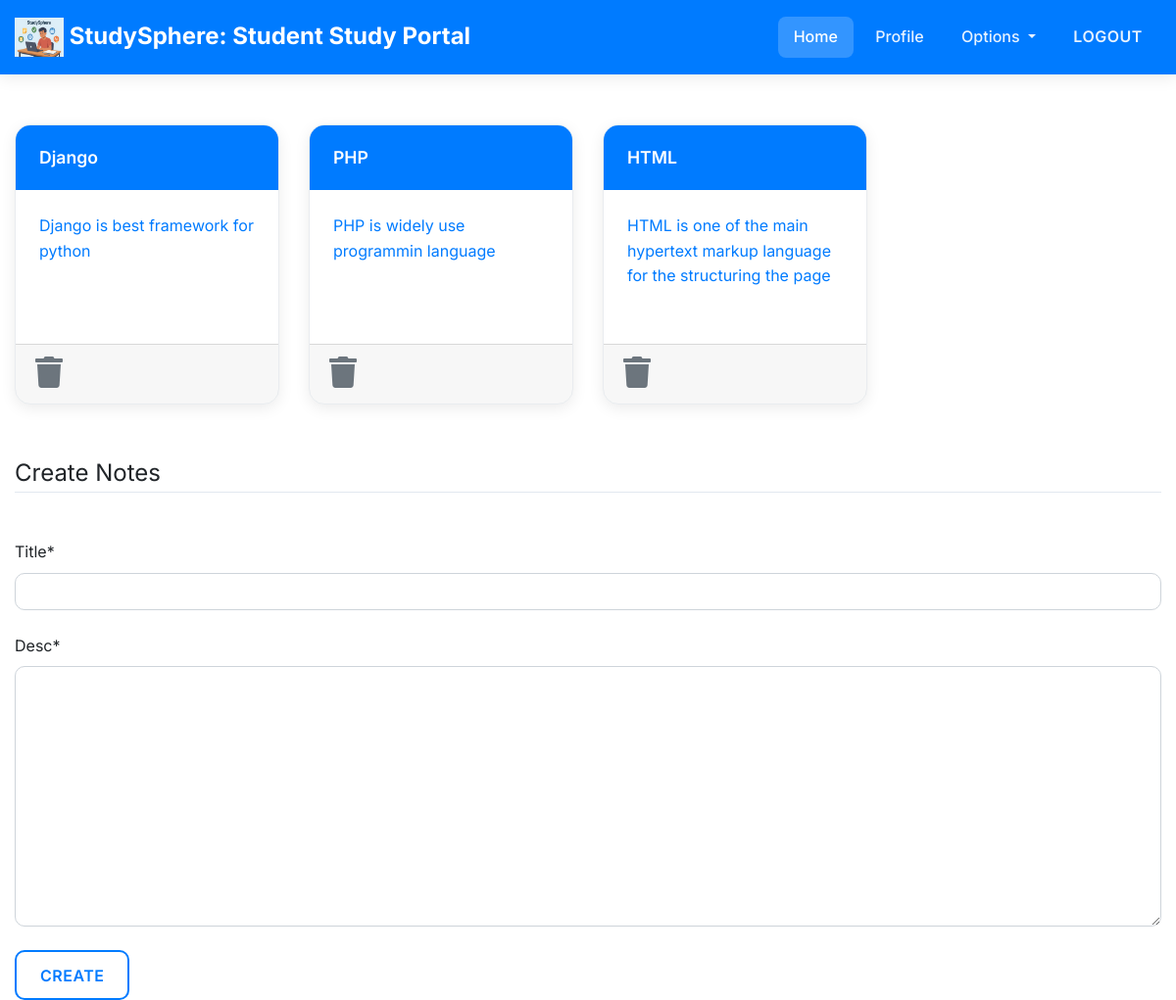
Screenshot of /notes/ (signed in) with the database file from the repository.
### dashboard/models.py (models this page shows, shortened)
class Notes(models.Model):
    user = models.ForeignKey(User,on_delete=models.CASCADE)
    title = models.CharField(max_length=200)
    desc = models.TextField()
    class Meta:
        verbose_name = "notes"
        verbose_name_plural = "notes"

### dashboard/views.py (the view)
# urls.py: path('notes/',views.notes,name='notes'),
@login_required
def notes(request):
    if request.method == 'POST':
        form = NotesForm(request.POST)
        if form.is_valid():
            notes = Notes(user=request.user,title=request.POST['title'],desc=request.POST['desc'])
            notes.save()
        messages.success(request,f"Notes Save By {request.user.username} Successfully")
    else:
        form = NotesForm()
    notes = Notes.objects.filter(user=request.user)
    context = {'notes':notes,'form':form}
    return render(request,'dashboard/notes.html',context)

### dashboard/forms.py
class NotesForm(forms.ModelForm):
    class Meta:
        model = Notes
        fields = ['title','desc']

### cgi.py (called while the page is built, shortened)
def parse_header(value):
    if not value:
        return '', {}

### dashboard/templates/dashboard/notes.html (shortened to what this page needs)
{% extends 'dashboard/base.html' %}
{% load static %}
{% load crispy_forms_tags %}
{% block content %}
<div class="container">
    <div class="row">
        {% for note in notes %}
        <div class="col-md-3">
            <a href="{% url 'notedetail' note.id %}">
                <div class="card">
                    <div class="card-header">{{note.title}}</div>
                    <div class="card-body">{{note.desc|slice:"0:100"}}</div>
                    <div class="card-footer mt-auto "><a href="{% url 'delete-note' note.id %}">
                        <i class="fa fa-trash fa-2x"></i></a>
                    </div>
                </div>
            </a>
        </div>
        {% endfor %}
        <br><br>
    </div>
</div>
<br><br>
<div class="container">
    <form method="POST">
        <fieldset class="form-group">
            <legend class="border-bottom mb-4">Create Notes</legend>
        </fieldset>
        {{form|crispy}}
        <div class="form-group">
            <button href="" class="btn btn-outline-info" type="submit">
                Create
            </button>
        </div>
    </form>
</div>
{% endblock content %}

### static/css/main.css (style rules this page uses)
:root { --primary-color: #007bff; --primary-dark: #0056b3; --primary-light: #66b3ff; --secondary-color: #28a745; --accent-color: #dc3545; --warning-color: #ffc107; --dark-color: #212529; --light-color: #ffffff; --gray-color: #6c757d; --success-color: #28a745; --danger-color: #dc3545; --card-shadow: 0 4px 15px rgba(0, 0, 0, 0.08); --hover-shadow: 0 8px 25px rgba(0, 0, 0, 0.12); }
* { margin: 0; padding: 0; box-sizing: border-box; }
html { scroll-behavior: smooth; height: 100%; width: 100%; }
body { font-family: 'Inter', 'Poppins', sans-serif; background: var(--light-color); background-attachment: fixed; min-height: 100vh; color: var(--dark-color); line-height: 1.6; }
.container { max-width: 1200px; }
.card { background: var(--light-color); border: 1px solid #e9ecef; border-radius: 16px; box-shadow: var(--card-shadow); transition: all 0.3s ease; overflow: hidden; margin-bottom: 2rem; height: 100%; }
.card-body { padding: 1.5rem; display: flex; flex-direction: column; height: 100%; }
.card-header { background: var(--primary-color); color: white !important; border: none; padding: 1.2rem 1.5rem; font-weight: 600; font-size: 1.1rem; }
.btn { border-radius: 10px; font-weight: 600; padding: 0.7rem 1.5rem; transition: all 0.3s ease; border: none; text-transform: uppercase; letter-spacing: 0.5px; }
.btn-outline-info { border: 2px solid var(--primary-color); color: var(--primary-color); background: transparent; }
.form-group { margin-bottom: 1.5rem; }
.form-control { border: 1px solid #ced4da; border-radius: 10px; padding: 0.75rem 1rem; font-size: 1rem; transition: all 0.3s ease; }
.fa { transition: all 0.3s ease; color: var(--gray-color); }
.border-bottom { border-color: #e2e8f0 !important; }
.card, .content-section, .table { animation: fadeInUp 0.6s ease-out; }

### rows the page displays
Notes: title "Django", desc "Django is best framework for python"
Notes: title "PHP", desc "PHP is widely use programmin language"
Notes: title "HTML", desc "HTML is one of the main hypertext markup language for the structuring the page"
